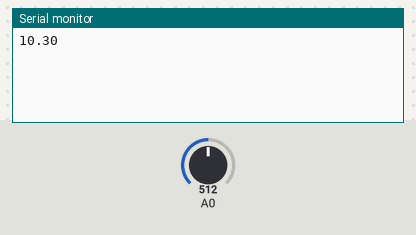
The sketch below on a simulated Arduino Uno, built with avr-gcc and run on an emulated ATmega328P. Parts: the last lines printed to the serial monitor. The test bench sets the inputs (shaded band); at power-on: A0 = 512.

Above: at 1.8 s.
1.9 s: A0 set to 716
At 2.4 s:
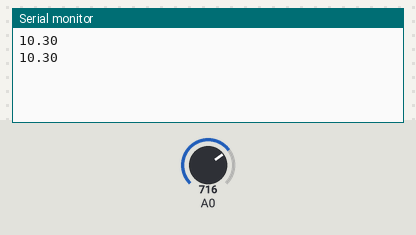
3.4 s: A0 set to 900
At 4.8 s:
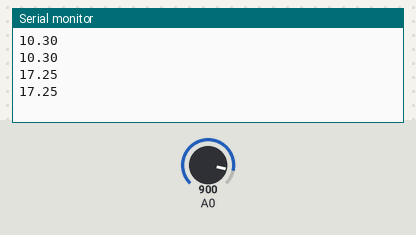
Timing chart, 0 to 6.4 s (numbered marks = the images above; inputs shaded):
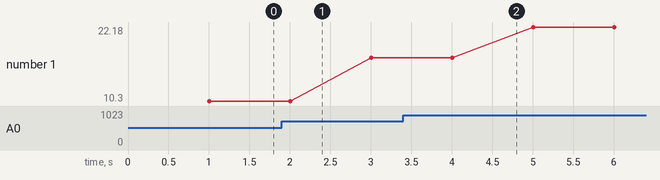

The sketch:

Glove_TemperatureSensor.ino
```cpp
int a;
int del = 1000;
float temperature;
int B = 3975;
float resistance;

void setup()
{
  Serial.begin(9600);
}

void loop()
{
  a = analogRead(A0);
  resistance = (float)(1023 - 1) * 10000 / a;
  temperature = 1/(log(resistance / 10000) / B + 1 / 298.15) - 273.15;
  delay(del);
  Serial.println(temperature);
}
```

Measured:
- plotted number 1: 10.3 → 17.25 after the input at 1.9 s, 17.25 → 22.18 after the input at 3.4 s
